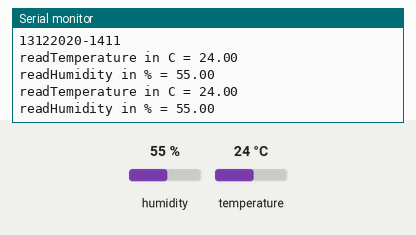
A sketch run on a simulated Arduino Uno, built with avr-gcc and run on an emulated ATmega328P. On the bench: the last lines printed to the serial monitor. The inputs (shaded band) are chosen by the test bench; at power-on: humidity 55 %, temperature 24 °C.

Above: at 4.8 s.
4.9 s: humidity set to 22 %
At 7.2 s:
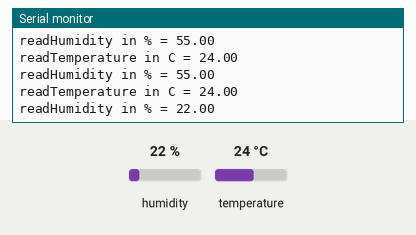
7.9 s: temperature set to 12 °C
At 8.4 s:
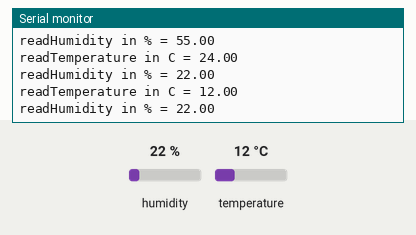
10.9 s: humidity set to 40 %
At 13.3 s:
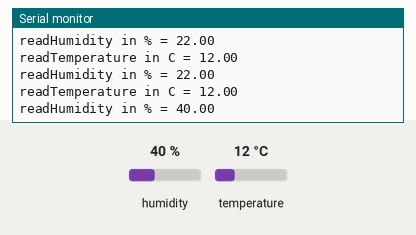
Timing chart, 0 to 14.8 s (numbered marks = the images above; inputs shaded):
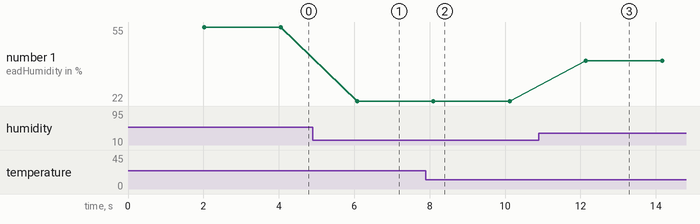

The sketch:

1-esp8266-dht11-c1a.ino
```cpp
// Example testing sketch for various DHT11 with esp8266
// mvk@ca.ibm.com - for SNP
// date: 13-Dec-2020 - Initial version
//

#include "DHT.h"
#define VERSION "13122020-1411"

#define DHTPIN 4 // 4 = PIN D2   2 = PIN D4   // Digital pin connected to the DHT sensor

#define DHTTYPE DHT11   // DHT 11

DHT dht(DHTPIN, DHTTYPE);

void setup() {
  Serial.begin(115200);
  Serial.println("DHT11 test!");
  Serial.println(VERSION);
  dht.begin();
}

float t=0;
float pt=0;
void loop() {
  // Wait a few seconds between measurements.
  delay(2000);


  // Reading temperature or humidity takes about 250 milliseconds!
  // Sensor readings may also be up to 2 seconds 'old' (its a very slow sensor)
  float h = dht.readHumidity();
  // Read temperature as Celsius (the default)
  pt =t; // save previouse temperature
  t = dht.readTemperature();

  // Check if any reads failed and exit early (to try again).
  if (isnan(h) || isnan(t) ) {
    Serial.println(F("Failed to read from DHT sensor!"));
    return; //restart
  }


   Serial.println("readTemperature in C = "+String(t));
   Serial.println("readHumidity in % = "+String(h));


    /// for the plotter
   //Serial.print("readTemperature:"+String(t));
   //Serial.println(" readHumidity:"+String(h));

   //https://arduinogetstarted.com/tutorials/arduino-serial-plotter
   //https://forum.arduino.cc/index.php?topic=637947.0
   // exerise #1 - display temperature in the plotter
    //Serial.println(t);


   // exerise #2 ... print temperature only if previous temperature has changes
   //
   //
  // if(pt != t ) // Check if temperature changed
  //{
  //   Serial.println("Same temp");
  //  ...

}
```

Measured:
- after the input at 4.9 s, the serial monitor: prints a new line after 1.2 s (image 1)
- after the input at 7.9 s, the serial monitor: prints a new line after 0.20 s (image 2)
- after the input at 10.9 s, the serial monitor: prints a new line after 1.2 s (image 3)
- plotted number 1: 55 → 22 after the input at 4.9 s, 22 → 40 after the input at 10.9 s
